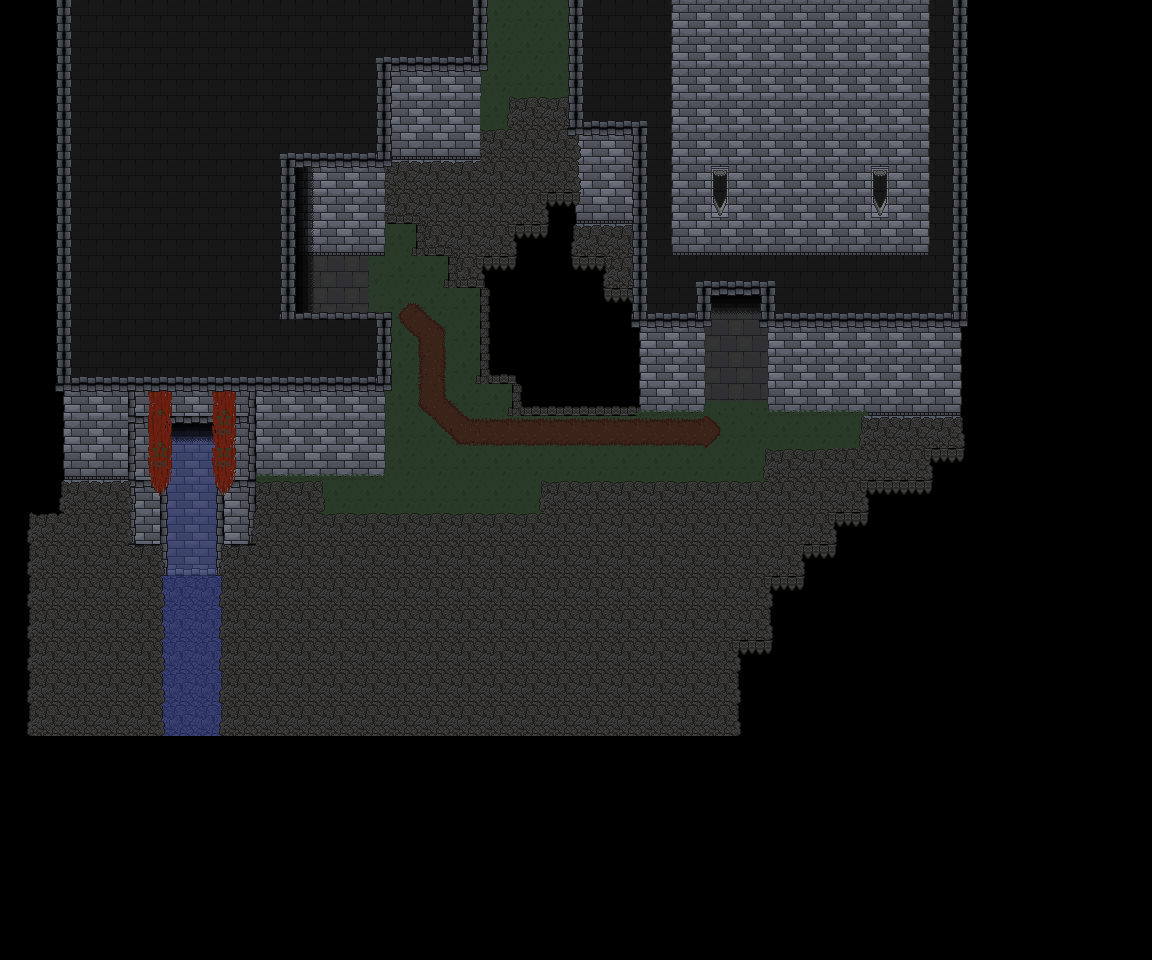

Tiled map render using the project's own tile images. Description and the map definition, with tile-layer contents summarised, below:
An orthogonal 36x30 tile map with 32x32 px tiles, 11 tile layers (floor1, floor2, floor3, wall1, ...), 3 tilesets and 62 objects (2x dog, 2x advlostsword, 2x transition, head, normspear, ...).

<map version="1.2" tiledversion="1.2.3" orientation="orthogonal" renderorder="right-down" width="36" height="30" tilewidth="32" tileheight="32" infinite="0" nextlayerid="29" nextobjectid="67">
 <tileset firstgid="1" source="castletileset.tsx" />
 <tileset firstgid="82" source="tileset.tsx" />
 <tileset firstgid="163" source="roadset.tsx" />
 <layer id="12" name="floor1" width="36" height="30">
  <data>[1080 cells, 113 non-empty, 4 distinct tile ids]</data>
 </layer>
 <layer id="13" name="floor2" width="36" height="30">
  <data>[1080 cells, 23 non-empty, 12 distinct tile ids]</data>
 </layer>
 <layer id="14" name="floor3" width="36" height="30">
  <data>[1080 cells, 15 non-empty, 3 distinct tile ids]</data>
 </layer>
 <layer id="15" name="wall1" width="36" height="30">
  <data>[1080 cells, 370 non-empty, 13 distinct tile ids]</data>
 </layer>
 <layer id="16" name="wall2" width="36" height="30">
  <data>[1080 cells, 94 non-empty, 15 distinct tile ids]</data>
 </layer>
 <layer id="17" name="wall3" width="36" height="30">
  <data>[1080 cells, 39 non-empty, 12 distinct tile ids]</data>
 </layer>
 <layer id="18" name="wall4" width="36" height="30">
  <data>[1080 cells, 17 non-empty, 10 distinct tile ids]</data>
 </layer>
 <layer id="19" name="ceiling1" width="36" height="30">
  <data>[1080 cells, 222 non-empty, 12 distinct tile ids]</data>
 </layer>
 <layer id="20" name="ceiling2" width="36" height="30">
  <data>[1080 cells, 65 non-empty, 11 distinct tile ids]</data>
 </layer>
 <layer id="21" name="ceiling3" width="36" height="30">
  <data>[1080 cells, 97 non-empty, 7 distinct tile ids]</data>
 </layer>
 <layer id="22" name="ceiling4" width="36" height="30">
  <data>[1080 cells, 4 non-empty, 4 distinct tile ids]</data>
 </layer>
 <objectgroup id="23" name="blockall" visible="0">
  <object id="1" x="638.433" y="197.467" width="65.2762" height="207.325" />
  <object id="2" x="702.516" y="255.135" width="66.8683" height="34.6282" />
  <object id="3" x="769.384" y="255.135" width="190.654" height="148.464" />
  <object id="5" x="576.907" y="-0.819471" width="61.4603" height="250.558" />
  <object id="6" x="638.368" y="-1.63894" width="322.052" height="264.689" />
  <object id="7" x="382.395" y="-4.63822" width="97.4026" height="153.061" />
  <object id="8" x="285.508" y="148.423" width="96.8872" height="96.3719" />
  <object id="9" x="258.194" y="244.795" width="27.314" height="75.2422" />
  <object id="10" x="258.194" y="320.037" width="125.232" height="147.908" />
  <object id="12" x="130.385" y="384.457" width="124.717" height="158.73" />
  <object id="13" x="254.071" y="493.713" width="67.5119" height="48.959" />
  <object id="14" x="321.583" y="527.211" width="235.003" height="49.4743" />
  <object id="15" x="544.218" y="496.289" width="249.948" height="46.3822" />
  <object id="16" x="768.398" y="460.214" width="123.686" height="55.6586" />
  <object id="17" x="865.286" y="395.795" width="95.8565" height="81.4265" />
  <object id="18" x="449.99" y="142.71" width="32.9965" height="133.223" />
  <object id="19" x="418.231" y="144.772" width="32.584" height="99.8144" />
  <object id="20" x="380.285" y="143.122" width="37.946" height="70.9425" />
  <object id="21" x="606.723" y="249.124" width="31.3467" height="37.946" />
  <object id="22" x="482.574" y="140.648" width="31.7591" height="108.476" />
  <object id="23" x="513.92" y="109.713" width="29.6968" height="110.538" />
  <object id="24" x="543.617" y="109.713" width="33.8214" height="75.4795" />
 </objectgroup>
 <objectgroup id="24" name="bg" visible="0">
  <object id="25" x="488.386" y="190.659" width="164.337" height="187.813" />
  <object id="26" x="518.621" y="376.694" width="125.565" height="32.0137" />
  <object id="27" x="514.353" y="374.204" width="9.6041" height="14.584" />
  <object id="28" x="481.628" y="254.686" width="8.89268" height="34.5036" />
  <object id="49" x="-125.424" y="267.413" width="190.897" height="482.764" />
  <object id="50" x="932.397" y="242.96" width="205.885" height="463.043" />
  <object id="51" x="857.458" y="473.298" width="87.5601" height="311.588" />
  <object id="52" x="801.451" y="508.007" width="62.3176" height="283.19" />
  <object id="53" x="724.935" y="571.902" width="84.4048" height="228.761" />
 </objectgroup>
 <objectgroup id="25" name="light">
  <object id="29" x="344.969" y="250.513">
   <properties>
    <property name="blue" type="float" value="0.029999999999999999" />
    <property name="green" type="float" value="0.16" />
    <property name="lightlevel" type="float" value="7" />
    <property name="red" type="float" value="0.070000000000000007" />
   </properties>
   <point />
  </object>
  <object id="30" x="433.265" y="121.15">
   <properties>
    <property name="blue" type="float" value="0.029999999999999999" />
    <property name="green" type="float" value="0.16" />
    <property name="lightlevel" type="float" value="7" />
    <property name="red" type="float" value="0.070000000000000007" />
   </properties>
   <point />
  </object>
  <object id="31" x="340.862" y="439.425">
   <properties>
    <property name="blue" type="float" value="0.029999999999999999" />
    <property name="green" type="float" value="0.16" />
    <property name="lightlevel" type="float" value="7" />
    <property name="red" type="float" value="0.070000000000000007" />
   </properties>
   <point />
  </object>
  <object id="32" x="195.072" y="443.532">
   <properties>
    <property name="blue" type="float" value="0.029999999999999999" />
    <property name="green" type="float" value="0.16" />
    <property name="lightlevel" type="float" value="7" />
    <property name="red" type="float" value="0.070000000000000007" />
   </properties>
   <point />
  </object>
  <object id="33" x="606.776" y="182.752">
   <properties>
    <property name="blue" type="float" value="0.029999999999999999" />
    <property name="green" type="float" value="0.16" />
    <property name="lightlevel" type="float" value="7" />
    <property name="red" type="float" value="0.070000000000000007" />
   </properties>
   <point />
  </object>
  <object id="34" x="669.405" y="369.61">
   <properties>
    <property name="blue" type="float" value="0.029999999999999999" />
    <property name="green" type="float" value="0.16" />
    <property name="lightlevel" type="float" value="7" />
    <property name="red" type="float" value="0.070000000000000007" />
   </properties>
   <point />
  </object>
  <object id="35" x="810.062" y="362.423">
   <properties>
    <property name="blue" type="float" value="0.029999999999999999" />
    <property name="green" type="float" value="0.16" />
    <property name="lightlevel" type="float" value="7" />
    <property name="red" type="float" value="0.070000000000000007" />
   </properties>
   <point />
  </object>
  <object id="36" x="920.945" y="372.69">
   <properties>
    <property name="blue" type="float" value="0.029999999999999999" />
    <property name="green" type="float" value="0.16" />
    <property name="lightlevel" type="float" value="7" />
    <property name="red" type="float" value="0.070000000000000007" />
   </properties>
   <point />
  </object>
  <object id="37" x="728.953" y="189.938">
   <properties>
    <property name="blue" type="float" value="0.029999999999999999" />
    <property name="green" type="float" value="0.16" />
    <property name="lightlevel" type="float" value="7" />
    <property name="red" type="float" value="0.070000000000000007" />
   </properties>
   <point />
  </object>
  </objectgroup>
 <objectgroup id="28" name="item">
  <!-- 1 objects omitted --></objectgroup>
 <objectgroup id="27" name="enemy">
  <!-- 5 objects omitted --></objectgroup>
 <objectgroup id="26" name="mapinfo">
  <!-- 3 objects omitted --></objectgroup>
</map>
<!-- 22 of 62 objects omitted -->
